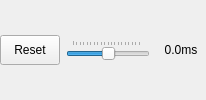
       <widget class="QWidget" name="boxCamOfs" native="true">
        <property name="maximumSize">
         <size>
          <width>16777215</width>
          <height>16777215</height>
         </size>
        </property>
        <layout class="QHBoxLayout" name="LayoutCamOfs">
         <property name="leftMargin">
          <number>0</number>
         </property>
         <property name="topMargin">
          <number>0</number>
         </property>
         <property name="rightMargin">
          <number>0</number>
         </property>
         <property name="bottomMargin">
          <number>0</number>
         </property>
         <item>
          <widget class="QPushButton" name="pushButton">
           <property name="minimumSize">
            <size>
             <width>60</width>
             <height>0</height>
            </size>
           </property>
           <property name="maximumSize">
            <size>
             <width>60</width>
             <height>30</height>
            </size>
           </property>
           <property name="text">
            <string>Reset</string>
           </property>
          </widget>
         </item>
         <item>
          <widget class="QSlider" name="sliderCamOfs">
           <property name="minimum">
            <number>-9999</number>
           </property>
           <property name="maximum">
            <number>9999</number>
           </property>
           <property name="pageStep">
            <number>1000</number>
           </property>
           <property name="orientation">
            <enum>Qt::Horizontal</enum>
           </property>
           <property name="tickPosition">
            <enum>QSlider::TicksAbove</enum>
           </property>
           <property name="tickInterval">
            <number>1000</number>
           </property>
          </widget>
         </item>
         <item>
          <widget class="QLabel" name="labelCamOfs">
           <property name="minimumSize">
            <size>
             <width>50</width>
             <height>0</height>
            </size>
           </property>
           <property name="maximumSize">
            <size>
             <width>50</width>
             <height>16777215</height>
            </size>
           </property>
           <property name="text">
            <string>0.0ms</string>
           </property>
           <property name="alignment">
            <set>Qt::AlignCenter</set>
           </property>
          </widget>
         </item>
        </layout>
       </widget>
